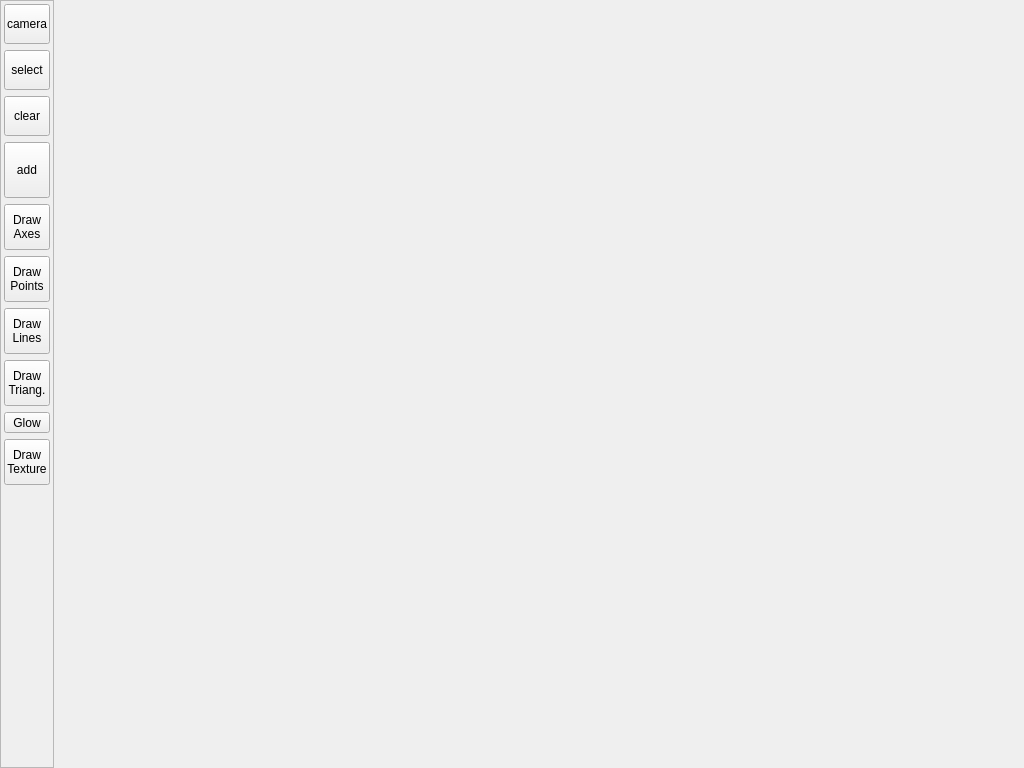
<?xml version="1.0" encoding="UTF-8"?>
<ui version="4.0">
 <class>GLGeometryViewer</class>
 <widget class="QWidget" name="GLGeometryViewer">
  <property name="geometry">
   <rect>
    <x>0</x>
    <y>0</y>
    <width>1024</width>
    <height>768</height>
   </rect>
  </property>
  <property name="windowTitle">
   <string>Form</string>
  </property>
  <property name="autoFillBackground">
   <bool>true</bool>
  </property>
  <layout class="QHBoxLayout">
   <property name="spacing">
    <number>0</number>
   </property>
   <property name="margin">
    <number>0</number>
   </property>
   <item>
    <widget class="QFrame" name="frame_2">
     <property name="minimumSize">
      <size>
       <width>54</width>
       <height>16</height>
      </size>
     </property>
     <property name="maximumSize">
      <size>
       <width>54</width>
       <height>16777215</height>
      </size>
     </property>
     <property name="frameShape">
      <enum>QFrame::StyledPanel</enum>
     </property>
     <property name="frameShadow">
      <enum>QFrame::Raised</enum>
     </property>
     <layout class="QVBoxLayout">
      <property name="spacing">
       <number>6</number>
      </property>
      <property name="margin">
       <number>3</number>
      </property>
      <item>
       <widget class="QToolButton" name="btnCamera">
        <property name="minimumSize">
         <size>
          <width>46</width>
          <height>40</height>
         </size>
        </property>
        <property name="text">
         <string>camera</string>
        </property>
        <property name="icon">
         <iconset resource="../../images/geoX.qrc">
          <normaloff>:/images/Camera.png</normaloff>:/images/Camera.png</iconset>
        </property>
        <property name="iconSize">
         <size>
          <width>32</width>
          <height>32</height>
         </size>
        </property>
        <property name="toolButtonStyle">
         <enum>Qt::ToolButtonTextUnderIcon</enum>
        </property>
       </widget>
      </item>
      <item>
       <widget class="QToolButton" name="btnPick">
        <property name="minimumSize">
         <size>
          <width>46</width>
          <height>40</height>
         </size>
        </property>
        <property name="sizeIncrement">
         <size>
          <width>0</width>
          <height>0</height>
         </size>
        </property>
        <property name="text">
         <string>select</string>
        </property>
        <property name="icon">
         <iconset resource="../../images/geoX.qrc">
          <normaloff>:/images/SelectPoint.png</normaloff>:/images/SelectPoint.png</iconset>
        </property>
        <property name="iconSize">
         <size>
          <width>32</width>
          <height>32</height>
         </size>
        </property>
        <property name="toolButtonStyle">
         <enum>Qt::ToolButtonTextUnderIcon</enum>
        </property>
       </widget>
      </item>
      <item>
       <widget class="QToolButton" name="btnClear">
        <property name="minimumSize">
         <size>
          <width>46</width>
          <height>40</height>
         </size>
        </property>
        <property name="text">
         <string>clear</string>
        </property>
        <property name="icon">
         <iconset resource="../../images/geoX.qrc">
          <normaloff>:/images/400px-Broom_icon.svg.png</normaloff>:/images/400px-Broom_icon.svg.png</iconset>
        </property>
        <property name="iconSize">
         <size>
          <width>32</width>
          <height>32</height>
         </size>
        </property>
        <property name="toolButtonStyle">
         <enum>Qt::ToolButtonTextUnderIcon</enum>
        </property>
       </widget>
      </item>
      <item>
       <widget class="QToolButton" name="btnCreate">
        <property name="minimumSize">
         <size>
          <width>46</width>
          <height>56</height>
         </size>
        </property>
        <property name="text">
         <string>add</string>
        </property>
        <property name="icon">
         <iconset resource="../../images/geoX.qrc">
          <normaloff>:/images/100px-Nuvola_Green_Plus.svg.png</normaloff>:/images/100px-Nuvola_Green_Plus.svg.png</iconset>
        </property>
        <property name="iconSize">
         <size>
          <width>32</width>
          <height>32</height>
         </size>
        </property>
        <property name="toolButtonStyle">
         <enum>Qt::ToolButtonTextUnderIcon</enum>
        </property>
       </widget>
      </item>
      <item>
       <widget class="QToolButton" name="btnDrawAxis">
        <property name="minimumSize">
         <size>
          <width>46</width>
          <height>46</height>
         </size>
        </property>
        <property name="text">
         <string>Draw
Axes</string>
        </property>
       </widget>
      </item>
      <item>
       <widget class="QToolButton" name="btnDrawPoints">
        <property name="minimumSize">
         <size>
          <width>46</width>
          <height>46</height>
         </size>
        </property>
        <property name="text">
         <string>Draw
Points</string>
        </property>
       </widget>
      </item>
      <item>
       <widget class="QToolButton" name="btnDrawLines">
        <property name="minimumSize">
         <size>
          <width>46</width>
          <height>46</height>
         </size>
        </property>
        <property name="text">
         <string>Draw
Lines</string>
        </property>
       </widget>
      </item>
      <item>
       <widget class="QToolButton" name="btnDrawTriangles">
        <property name="minimumSize">
         <size>
          <width>46</width>
          <height>46</height>
         </size>
        </property>
        <property name="text">
         <string>Draw
Triang.</string>
        </property>
       </widget>
      </item>
      <item>
       <widget class="QToolButton" name="btnDrawWithGlow">
        <property name="minimumSize">
         <size>
          <width>46</width>
          <height>0</height>
         </size>
        </property>
        <property name="text">
         <string>Glow</string>
        </property>
       </widget>
      </item>
      <item>
       <widget class="QToolButton" name="btnDrawTexture">
        <property name="minimumSize">
         <size>
          <width>46</width>
          <height>46</height>
         </size>
        </property>
        <property name="text">
         <string>Draw
Texture</string>
        </property>
       </widget>
      </item>
      <item>
       <spacer>
        <property name="orientation">
         <enum>Qt::Vertical</enum>
        </property>
        <property name="sizeHint" stdset="0">
         <size>
          <width>20</width>
          <height>40</height>
         </size>
        </property>
       </spacer>
      </item>
     </layout>
    </widget>
   </item>
   <item>
    <widget class="GeoXGLWidget" name="glFrame">
     <property name="sizePolicy">
      <sizepolicy hsizetype="Ignored" vsizetype="Ignored">
       <horstretch>0</horstretch>
       <verstretch>0</verstretch>
      </sizepolicy>
     </property>
     <property name="minimumSize">
      <size>
       <width>16</width>
       <height>16</height>
      </size>
     </property>
     <property name="mouseTracking">
      <bool>false</bool>
     </property>
    </widget>
   </item>
  </layout>
 </widget>
 <customwidgets>
  <customwidget>
   <class>GeoXGLWidget</class>
   <extends>QFrame</extends>
   <header>GeoXGLWidget.h</header>
   <container>1</container>
  </customwidget>
 </customwidgets>
 <resources>
  <include location="../../images/geoX.qrc"/>
 </resources>
 <connections/>
</ui>
